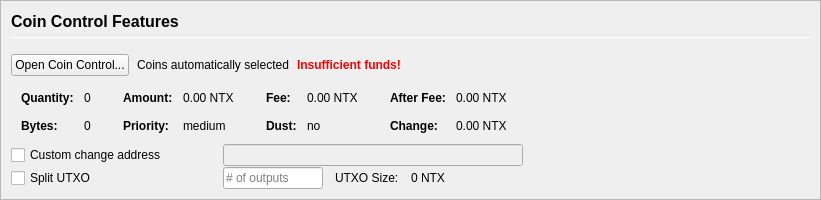
         <widget class="QFrame" name="frameCoinControl">
          <property name="sizePolicy">
           <sizepolicy hsizetype="Expanding" vsizetype="Expanding">
            <horstretch>0</horstretch>
            <verstretch>0</verstretch>
           </sizepolicy>
          </property>
          <property name="maximumSize">
           <size>
            <width>16777215</width>
            <height>16777215</height>
           </size>
          </property>
          <property name="frameShape">
           <enum>QFrame::StyledPanel</enum>
          </property>
          <property name="frameShadow">
           <enum>QFrame::Sunken</enum>
          </property>
          <layout class="QVBoxLayout" name="verticalLayoutCoinControl2">
           <property name="spacing">
            <number>0</number>
           </property>
           <property name="leftMargin">
            <number>0</number>
           </property>
           <property name="topMargin">
            <number>0</number>
           </property>
           <property name="rightMargin">
            <number>0</number>
           </property>
           <property name="bottomMargin">
            <number>0</number>
           </property>
           <item>
            <widget class="QFrame" name="frameCoinControl_BG">
             <layout class="QVBoxLayout" name="verticalLayoutCoinControl" stretch="0,0,0,0,0,0">
              <property name="spacing">
               <number>1</number>
              </property>
              <property name="leftMargin">
               <number>10</number>
              </property>
              <property name="topMargin">
               <number>10</number>
              </property>
              <item>
               <layout class="QHBoxLayout" name="horizontalLayoutCoinControl1">
                <property name="bottomMargin">
                 <number>15</number>
                </property>
                <item>
                 <layout class="QVBoxLayout" name="verticalLayout_3">
                  <property name="spacing">
                   <number>6</number>
                  </property>
                  <item>
                   <widget class="QLabel" name="labelCoinControlFeatures">
                    <property name="sizePolicy">
                     <sizepolicy hsizetype="Preferred" vsizetype="Maximum">
                      <horstretch>0</horstretch>
                      <verstretch>0</verstretch>
                     </sizepolicy>
                    </property>
                    <property name="minimumSize">
                     <size>
                      <width>0</width>
                      <height>20</height>
                     </size>
                    </property>
                    <property name="font">
                     <font>
                      <pointsize>12</pointsize>
                      <weight>75</weight>
                      <bold>true</bold>
                     </font>
                    </property>
                    <property name="styleSheet">
                     <string notr="true">font-weight:bold;</string>
                    </property>
                    <property name="text">
                     <string>Coin Control Features</string>
                    </property>
                   </widget>
                  </item>
                  <item>
                   <widget class="Line" name="line">
                    <property name="minimumSize">
                     <size>
                      <width>0</width>
                      <height>1</height>
                     </size>
                    </property>
                    <property name="maximumSize">
                     <size>
                      <width>16777215</width>
                      <height>1</height>
                     </size>
                    </property>
                    <property name="orientation">
                     <enum>Qt::Horizontal</enum>
                    </property>
                   </widget>
                  </item>
                 </layout>
                </item>
               </layout>
              </item>
              <item>
               <layout class="QHBoxLayout" name="horizontalLayoutCoinControl2" stretch="0,0,0,0">
                <property name="spacing">
                 <number>8</number>
                </property>
                <property name="bottomMargin">
                 <number>10</number>
                </property>
                <item>
                 <widget class="QPushButton" name="pushButtonCoinControl">
                  <property name="styleSheet">
                   <string notr="true"/>
                  </property>
                  <property name="text">
                   <string>Open Coin Control...</string>
                  </property>
                  <property name="autoDefault">
                   <bool>false</bool>
                  </property>
                 </widget>
                </item>
                <item>
                 <widget class="QLabel" name="labelCoinControlAutomaticallySelected">
                  <property name="text">
                   <string>Coins automatically selected</string>
                  </property>
                  <property name="margin">
                   <number>5</number>
                  </property>
                 </widget>
                </item>
                <item>
                 <widget class="QLabel" name="labelCoinControlInsuffFunds">
                  <property name="font">
                   <font>
                    <weight>75</weight>
                    <bold>true</bold>
                   </font>
                  </property>
                  <property name="styleSheet">
                   <string notr="true">color:red;font-weight:bold;</string>
                  </property>
                  <property name="text">
                   <string>Insufficient funds!</string>
                  </property>
                  <property name="margin">
                   <number>5</number>
                  </property>
                 </widget>
                </item>
                <item>
                 <spacer name="horizontalSpacerCoinControl">
                  <property name="orientation">
                   <enum>Qt::Horizontal</enum>
                  </property>
                  <property name="sizeHint" stdset="0">
                   <size>
                    <width>40</width>
                    <height>1</height>
                   </size>
                  </property>
                 </spacer>
                </item>
               </layout>
              </item>
              <item>
               <widget class="QWidget" name="widgetCoinControl" native="true">
                <property name="sizePolicy">
                 <sizepolicy hsizetype="Preferred" vsizetype="Preferred">
                  <horstretch>0</horstretch>
                  <verstretch>0</verstretch>
                 </sizepolicy>
                </property>
                <property name="minimumSize">
                 <size>
                  <width>0</width>
                  <height>0</height>
                 </size>
                </property>
                <property name="styleSheet">
                 <string notr="true"/>
                </property>
                <layout class="QHBoxLayout" name="horizontalLayoutCoinControl5">
                 <property name="leftMargin">
                  <number>0</number>
                 </property>
                 <property name="topMargin">
                  <number>0</number>
                 </property>
                 <property name="rightMargin">
                  <number>0</number>
                 </property>
                 <property name="bottomMargin">
                  <number>0</number>
                 </property>
                 <item>
                  <layout class="QHBoxLayout" name="horizontalLayoutCoinControl3" stretch="0,0,0,1">
                   <property name="spacing">
                    <number>20</number>
                   </property>
                   <property name="topMargin">
                    <number>0</number>
                   </property>
                   <property name="bottomMargin">
                    <number>10</number>
                   </property>
                   <item>
                    <layout class="QFormLayout" name="formLayoutCoinControl1">
                     <property name="horizontalSpacing">
                      <number>10</number>
                     </property>
                     <property name="verticalSpacing">
                      <number>14</number>
                     </property>
                     <property name="leftMargin">
                      <number>10</number>
                     </property>
                     <property name="topMargin">
                      <number>4</number>
                     </property>
                     <property name="rightMargin">
                      <number>6</number>
                     </property>
                     <item row="0" column="0">
                      <widget class="QLabel" name="labelCoinControlQuantityText">
                       <property name="font">
                        <font>
                         <weight>75</weight>
                         <bold>true</bold>
                        </font>
                       </property>
                       <property name="text">
                        <string>Quantity:</string>
                       </property>
                       <property name="margin">
                        <number>0</number>
                       </property>
                      </widget>
                     </item>
                     <item row="0" column="1">
                      <widget class="QLabel" name="labelCoinControlQuantity">
                       <property name="cursor">
                        <cursorShape>IBeamCursor</cursorShape>
                       </property>
                       <property name="contextMenuPolicy">
                        <enum>Qt::ActionsContextMenu</enum>
                       </property>
                       <property name="text">
                        <string notr="true">0</string>
                       </property>
                       <property name="margin">
                        <number>0</number>
                       </property>
                       <property name="textInteractionFlags">
                        <set>Qt::LinksAccessibleByMouse|Qt::TextSelectableByKeyboard|Qt::TextSelectableByMouse</set>
                       </property>
                      </widget>
                     </item>
                     <item row="1" column="0">
                      <widget class="QLabel" name="labelCoinControlBytesText">
                       <property name="font">
                        <font>
                         <weight>75</weight>
                         <bold>true</bold>
                        </font>
                       </property>
                       <property name="text">
                        <string>Bytes:</string>
                       </property>
                      </widget>
                     </item>
                     <item row="1" column="1">
                      <widget class="QLabel" name="labelCoinControlBytes">
                       <property name="cursor">
                        <cursorShape>IBeamCursor</cursorShape>
                       </property>
                       <property name="contextMenuPolicy">
                        <enum>Qt::ActionsContextMenu</enum>
                       </property>
                       <property name="text">
                        <string notr="true">0</string>
                       </property>
                       <property name="textInteractionFlags">
                        <set>Qt::LinksAccessibleByMouse|Qt::TextSelectableByKeyboard|Qt::TextSelectableByMouse</set>
                       </property>
                      </widget>
                     </item>
                    </layout>
                   </item>
                   <item>
                    <layout class="QFormLayout" name="formLayoutCoinControl2">
                     <property name="horizontalSpacing">
                      <number>10</number>
                     </property>
                     <property name="verticalSpacing">
                      <number>14</number>
                     </property>
                     <property name="leftMargin">
                      <number>6</number>
                     </property>
                     <property name="topMargin">
                      <number>4</number>
                     </property>
                     <property name="rightMargin">
                      <number>6</number>
                     </property>
                     <item row="0" column="0">
                      <widget class="QLabel" name="labelCoinControlAmountText">
                       <property name="font">
                        <font>
                         <weight>75</weight>
                         <bold>true</bold>
                        </font>
                       </property>
                       <property name="text">
                        <string>Amount:</string>
                       </property>
                       <property name="margin">
                        <number>0</number>
                       </property>
                      </widget>
                     </item>
                     <item row="0" column="1">
                      <widget class="QLabel" name="labelCoinControlAmount">
                       <property name="cursor">
                        <cursorShape>IBeamCursor</cursorShape>
                       </property>
                       <property name="contextMenuPolicy">
                        <enum>Qt::ActionsContextMenu</enum>
                       </property>
                       <property name="text">
                        <string notr="true">0.00 NTX</string>
                       </property>
                       <property name="textInteractionFlags">
                        <set>Qt::LinksAccessibleByMouse|Qt::TextSelectableByKeyboard|Qt::TextSelectableByMouse</set>
                       </property>
                      </widget>
                     </item>
                     <item row="1" column="0">
                      <widget class="QLabel" name="labelCoinControlPriorityText">
                       <property name="font">
                        <font>
                         <weight>75</weight>
                         <bold>true</bold>
                        </font>
                       </property>
                       <property name="text">
                        <string>Priority:</string>
                       </property>
                      </widget>
                     </item>
                     <item row="1" column="1">
                      <widget class="QLabel" name="labelCoinControlPriority">
                       <property name="cursor">
                        <cursorShape>IBeamCursor</cursorShape>
                       </property>
                       <property name="contextMenuPolicy">
                        <enum>Qt::ActionsContextMenu</enum>
                       </property>
                       <property name="text">
                        <string>medium</string>
                       </property>
                       <property name="textInteractionFlags">
                        <set>Qt::LinksAccessibleByMouse|Qt::TextSelectableByKeyboard|Qt::TextSelectableByMouse</set>
                       </property>
                      </widget>
                     </item>
                    </layout>
                   </item>
                   <item>
                    <layout class="QFormLayout" name="formLayoutCoinControl3">
                     <property name="horizontalSpacing">
                      <number>10</number>
                     </property>
                     <property name="verticalSpacing">
                      <number>14</number>
                     </property>
                     <property name="leftMargin">
                      <number>6</number>
                     </property>
                     <property name="topMargin">
                      <number>4</number>
                     </property>
                     <property name="rightMargin">
                      <number>6</number>
                     </property>
                     <item row="0" column="0">
                      <widget class="QLabel" name="labelCoinControlFeeText">
                       <property name="font">
                        <font>
                         <weight>75</weight>
                         <bold>true</bold>
                        </font>
                       </property>
                       <property name="text">
                        <string>Fee:</string>
                       </property>
                       <property name="margin">
                        <number>0</number>
                       </property>
                      </widget>
                     </item>
                     <item row="0" column="1">
                      <widget class="QLabel" name="labelCoinControlFee">
                       <property name="cursor">
                        <cursorShape>IBeamCursor</cursorShape>
                       </property>
                       <property name="contextMenuPolicy">
                        <enum>Qt::ActionsContextMenu</enum>
                       </property>
                       <property name="text">
                        <string notr="true">0.00 NTX</string>
                       </property>
                       <property name="textInteractionFlags">
                        <set>Qt::LinksAccessibleByMouse|Qt::TextSelectableByKeyboard|Qt::TextSelectableByMouse</set>
                       </property>
                      </widget>
                     </item>
                     <item row="1" column="0">
                      <widget class="QLabel" name="labelCoinControlLowOutputText">
                       <property name="font">
                        <font>
                         <weight>75</weight>
                         <bold>true</bold>
                        </font>
                       </property>
                       <property name="text">
                        <string>Dust:</string>
                       </property>
                      </widget>
                     </item>
                     <item row="1" column="1">
                      <widget class="QLabel" name="labelCoinControlLowOutput">
                       <property name="cursor">
                        <cursorShape>IBeamCursor</cursorShape>
                       </property>
                       <property name="contextMenuPolicy">
                        <enum>Qt::ActionsContextMenu</enum>
                       </property>
                       <property name="text">
                        <string>no</string>
                       </property>
                       <property name="textInteractionFlags">
                        <set>Qt::LinksAccessibleByMouse|Qt::TextSelectableByKeyboard|Qt::TextSelectableByMouse</set>
                       </property>
                      </widget>
                     </item>
                    </layout>
                   </item>
                   <item>
                    <layout class="QFormLayout" name="formLayoutCoinControl4">
                     <property name="horizontalSpacing">
                      <number>10</number>
                     </property>
                     <property name="verticalSpacing">
                      <number>14</number>
                     </property>
                     <property name="leftMargin">
                      <number>6</number>
                     </property>
                     <property name="topMargin">
                      <number>4</number>
                     </property>
                     <property name="rightMargin">
                      <number>6</number>
                     </property>
                     <item row="0" column="0">
                      <widget class="QLabel" name="labelCoinControlAfterFeeText">
                       <property name="font">
                        <font>
                         <weight>75</weight>
                         <bold>true</bold>
                        </font>
                       </property>
                       <property name="text">
                        <string>After Fee:</string>
                       </property>
                       <property name="margin">
                        <number>0</number>
                       </property>
                      </widget>
                     </item>
                     <item row="0" column="1">
                      <widget class="QLabel" name="labelCoinControlAfterFee">
                       <property name="cursor">
                        <cursorShape>IBeamCursor</cursorShape>
                       </property>
                       <property name="contextMenuPolicy">
                        <enum>Qt::ActionsContextMenu</enum>
                       </property>
                       <property name="text">
                        <string notr="true">0.00 NTX</string>
                       </property>
                       <property name="textInteractionFlags">
                        <set>Qt::LinksAccessibleByMouse|Qt::TextSelectableByKeyboard|Qt::TextSelectableByMouse</set>
                       </property>
                      </widget>
                     </item>
                     <item row="1" column="0">
                      <widget class="QLabel" name="labelCoinControlChangeText">
                       <property name="font">
                        <font>
                         <weight>75</weight>
                         <bold>true</bold>
                        </font>
                       </property>
                       <property name="text">
                        <string>Change:</string>
                       </property>
                      </widget>
                     </item>
                     <item row="1" column="1">
                      <widget class="QLabel" name="labelCoinControlChange">
                       <property name="cursor">
                        <cursorShape>IBeamCursor</cursorShape>
                       </property>
                       <property name="contextMenuPolicy">
                        <enum>Qt::ActionsContextMenu</enum>
                       </property>
                       <property name="text">
                        <string notr="true">0.00 NTX</string>
                       </property>
                       <property name="textInteractionFlags">
                        <set>Qt::LinksAccessibleByMouse|Qt::TextSelectableByKeyboard|Qt::TextSelectableByMouse</set>
                       </property>
                      </widget>
                     </item>
                    </layout>
                   </item>
                  </layout>
                 </item>
                </layout>
               </widget>
              </item>
              <item>
               <layout class="QHBoxLayout" name="horizontalLayoutCoinControl4">
                <property name="spacing">
                 <number>12</number>
                </property>
                <property name="sizeConstraint">
                 <enum>QLayout::SetDefaultConstraint</enum>
                </property>
                <property name="topMargin">
                 <number>0</number>
                </property>
                <property name="rightMargin">
                 <number>0</number>
                </property>
                <item>
                 <widget class="QCheckBox" name="checkBoxCoinControlChange">
                  <property name="sizePolicy">
                   <sizepolicy hsizetype="Preferred" vsizetype="Preferred">
                    <horstretch>0</horstretch>
                    <verstretch>0</verstretch>
                   </sizepolicy>
                  </property>
                  <property name="minimumSize">
                   <size>
                    <width>200</width>
                    <height>0</height>
                   </size>
                  </property>
                  <property name="maximumSize">
                   <size>
                    <width>200</width>
                    <height>16777215</height>
                   </size>
                  </property>
                  <property name="toolTip">
                   <string>If this is activated, but the change address is empty or invalid, change will be sent to a newly generated address.</string>
                  </property>
                  <property name="text">
                   <string>Custom change address</string>
                  </property>
                 </widget>
                </item>
                <item>
                 <widget class="QValidatedLineEdit" name="lineEditCoinControlChange">
                  <property name="enabled">
                   <bool>false</bool>
                  </property>
                  <property name="sizePolicy">
                   <sizepolicy hsizetype="Preferred" vsizetype="Preferred">
                    <horstretch>0</horstretch>
                    <verstretch>0</verstretch>
                   </sizepolicy>
                  </property>
                  <property name="minimumSize">
                   <size>
                    <width>300</width>
                    <height>0</height>
                   </size>
                  </property>
                 </widget>
                </item>
                <item>
                 <widget class="QLabel" name="labelCoinControlChangeLabel">
                  <property name="sizePolicy">
                   <sizepolicy hsizetype="Preferred" vsizetype="Preferred">
                    <horstretch>0</horstretch>
                    <verstretch>0</verstretch>
                   </sizepolicy>
                  </property>
                  <property name="minimumSize">
                   <size>
                    <width>100</width>
                    <height>0</height>
                   </size>
                  </property>
                  <property name="text">
                   <string/>
                  </property>
                  <property name="margin">
                   <number>3</number>
                  </property>
                 </widget>
                </item>
               </layout>
              </item>
              <item>
               <layout class="QHBoxLayout" name="horizontalLayoutCoinControl6">
                <property name="spacing">
                 <number>12</number>
                </property>
                <property name="rightMargin">
                 <number>0</number>
                </property>
                <item>
                 <widget class="QCheckBox" name="splitBlockCheckBox">
                  <property name="sizePolicy">
                   <sizepolicy hsizetype="Preferred" vsizetype="Preferred">
                    <horstretch>0</horstretch>
                    <verstretch>0</verstretch>
                   </sizepolicy>
                  </property>
                  <property name="minimumSize">
                   <size>
                    <width>200</width>
                    <height>0</height>
                   </size>
                  </property>
                  <property name="maximumSize">
                   <size>
                    <width>200</width>
                    <height>16777215</height>
                   </size>
                  </property>
                  <property name="text">
                   <string>Split UTXO</string>
                  </property>
                 </widget>
                </item>
                <item>
                 <widget class="QLineEdit" name="splitBlockLineEdit">
                  <property name="sizePolicy">
                   <sizepolicy hsizetype="Preferred" vsizetype="Preferred">
                    <horstretch>50</horstretch>
                    <verstretch>0</verstretch>
                   </sizepolicy>
                  </property>
                  <property name="minimumSize">
                   <size>
                    <width>100</width>
                    <height>0</height>
                   </size>
                  </property>
                  <property name="maximumSize">
                   <size>
                    <width>100</width>
                    <height>16777215</height>
                   </size>
                  </property>
                  <property name="placeholderText">
                   <string># of outputs</string>
                  </property>
                 </widget>
                </item>
                <item>
                 <widget class="QLabel" name="labelBlockSizeText">
                  <property name="text">
                   <string>UTXO Size:</string>
                  </property>
                 </widget>
                </item>
                <item>
                 <widget class="QLabel" name="labelBlockSize">
                  <property name="text">
                   <string>0 NTX</string>
                  </property>
                 </widget>
                </item>
                <item>
                 <spacer name="horizontalSpacer_7">
                  <property name="orientation">
                   <enum>Qt::Horizontal</enum>
                  </property>
                  <property name="sizeHint" stdset="0">
                   <size>
                    <width>40</width>
                    <height>20</height>
                   </size>
                  </property>
                 </spacer>
                </item>
               </layout>
              </item>
              <item>
               <spacer name="verticalSpacerCoinControl">
                <property name="orientation">
                 <enum>Qt::Vertical</enum>
                </property>
                <property name="sizeHint" stdset="0">
                 <size>
                  <width>800</width>
                  <height>1</height>
                 </size>
                </property>
               </spacer>
              </item>
             </layout>
            </widget>
           </item>
          </layout>
         </widget>
